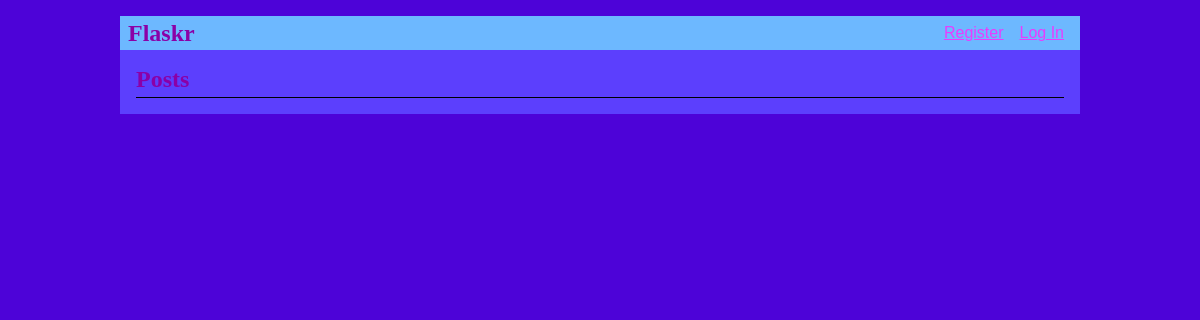
Before: / with the older database file.
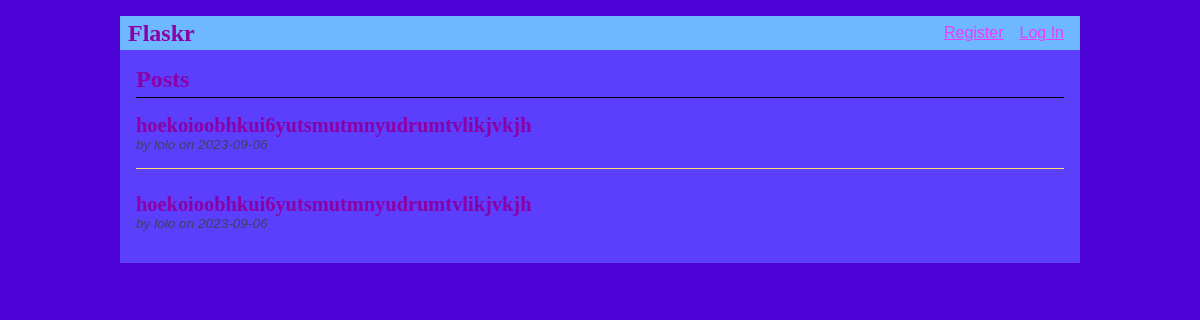
After: the same page with the newer database file.
### tables this page shows
CREATE TABLE post (
  id INTEGER PRIMARY KEY AUTOINCREMENT,
  author_id INTEGER NOT NULL,
  created TIMESTAMP NOT NULL DEFAULT CURRENT_TIMESTAMP,
  title TEXT NOT NULL,
  body TEXT NOT NULL,
  FOREIGN KEY (author_id) REFERENCES user (id)
);

CREATE TABLE user (
  id INTEGER PRIMARY KEY AUTOINCREMENT,
  username TEXT UNIQUE NOT NULL,
  password TEXT NOT NULL,
  gmail Text unique not NULL
);

### flaskr/blog.py (the view)
@bp.route('/')
def index():
    db = get_db()
    posts = db.execute(
        'SELECT p.id, title, body, created, author_id, username'
        ' FROM post p JOIN user u ON p.author_id = u.id'
        ' ORDER BY created DESC'
    ).fetchall()
    return render_template('blog/index.html', posts=posts)

### flaskr/auth.py (called while the page is built)
@bp.before_app_request
def load_logged_in_user():
    user_id = session.get('user_id')
    if user_id is None:
        g.user = None
    else:
        g.user = get_db().execute(
            'SELECT * FROM user WHERE id = ?', (user_id,)
        ).fetchone()

### flaskr/db.py (called while the page is built)
def get_db():
    if 'db' not in g:
        g.db = sqlite3.connect(
            current_app.config['DATABASE'],
            detect_types=sqlite3.PARSE_DECLTYPES
        )
        g.db.row_factory = sqlite3.Row
    return g.db

### flaskr/templates/blog/index.html (shortened to what this page needs)
{% extends 'base.html' %}
{% block header %}
  <h1>{% block title %}Posts{% endblock %}</h1>
{% endblock %}
{% block content %}
  {% for post in posts %}
    <article class="post">
      <header>
        <div>
          <h1>{{ post['title'] }}</h1>
          <div class="about">by {{ post['username'] }} on {{ post['created'].strftime('%Y-%m-%d') }}</div>
        </div>
      </header>
    </article>
    {% if not loop.last %}
      <hr>
    {% endif %}
  {% endfor %}
{% endblock %}

### flaskr/templates/base.html (shortened to what this page needs)
<!doctype html>
<link rel="stylesheet" href="{{ url_for('static', filename='style.css') }}">
<nav>
  <h1>Flaskr</h1>
  <ul>
    {% if g.user %}
      <li><span>{{ g.user['username'] }}</span>
     <li><span>{{ g.user['gmail'] }}</span>
      <li><a href="{{ url_for('auth.logout') }}">Log Out</a>
    {% else %}
      <li><a href="{{ url_for('auth.register') }}">Register</a>
      <li><a href="{{ url_for('auth.login') }}">Log In</a>
    {% endif %}
  </ul>
</nav>
<section class="content">
  <header>
    {% block header %}{% endblock %}
  </header>
  {% block content %}{% endblock %}
</section>

### flaskr/static/style.css (style rules this page uses)
h1 { font-family: serif; color: #8b00a7; margin: 1rem 0; }
a { color: #e83cff; }
hr { border: none; border-top: 1px solid rgb(250, 218, 113); }
nav { background: rgb(109, 184, 255); display: flex; align-items: center; padding: 0 0.5rem; }
nav h1 { flex: auto; margin: 0; }
nav ul { display: flex; list-style: none; margin: 0; padding: 0; }
nav ul li a, nav ul li span, header .action { display: block; padding: 0.5rem; }
.content { padding: 0 1rem 1rem; }
.content > header { border-bottom: 1px solid rgb(0, 0, 0); display: flex; align-items: flex-end; }
.content > header h1 { flex: auto; margin: 1rem 0 0.25rem 0; }
.post > header { display: flex; align-items: flex-end; font-size: 0.85em; }
.post > header > div:first-of-type { flex: auto; }
.post > header h1 { font-size: 1.5em; margin-bottom: 0; }
.post .about { color: rgb(65, 64, 94); font-style: italic; }
.content:last-child { margin-bottom: 0; }

Changed rows visible on the page:
added post: title "hoekoioobhkui6yutsmutmnyudrumtvlikjvkjh", username "lolo", created "2023-09-06"
added post: title "hoekoioobhkui6yutsmutmnyudrumtvlikjvkjh", username "lolo", created "2023-09-06"
